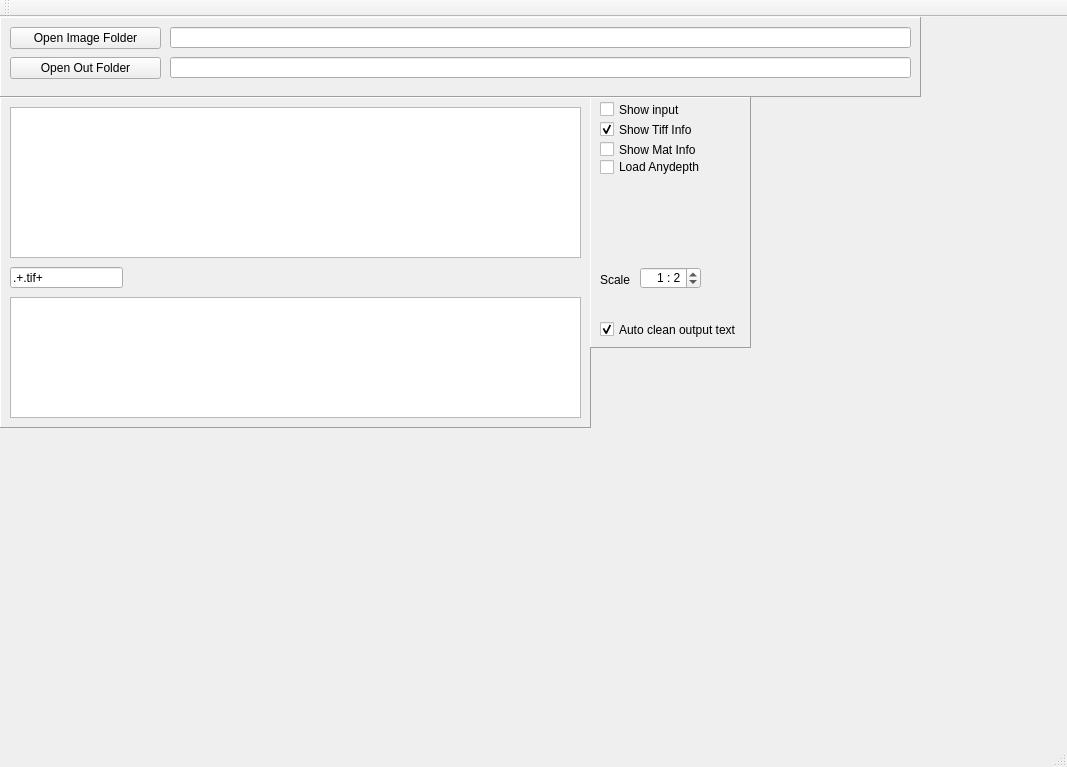
<?xml version="1.0" encoding="UTF-8"?>
<ui version="4.0">
 <class>MainWindow</class>
 <widget class="QMainWindow" name="MainWindow">
  <property name="geometry">
   <rect>
    <x>0</x>
    <y>0</y>
    <width>1067</width>
    <height>767</height>
   </rect>
  </property>
  <property name="windowTitle">
   <string>MainWindow</string>
  </property>
  <widget class="QWidget" name="centralWidget">
   <widget class="QFrame" name="frameFolder">
    <property name="geometry">
     <rect>
      <x>0</x>
      <y>0</y>
      <width>921</width>
      <height>80</height>
     </rect>
    </property>
    <property name="frameShape">
     <enum>QFrame::Panel</enum>
    </property>
    <property name="frameShadow">
     <enum>QFrame::Raised</enum>
    </property>
    <widget class="QLineEdit" name="lineEditOutFolder">
     <property name="geometry">
      <rect>
       <x>170</x>
       <y>40</y>
       <width>741</width>
       <height>21</height>
      </rect>
     </property>
    </widget>
    <widget class="QLineEdit" name="lineEditImageFolder">
     <property name="geometry">
      <rect>
       <x>170</x>
       <y>10</y>
       <width>741</width>
       <height>21</height>
      </rect>
     </property>
    </widget>
    <widget class="QPushButton" name="pushButtonOpenImageFolder">
     <property name="geometry">
      <rect>
       <x>10</x>
       <y>10</y>
       <width>151</width>
       <height>22</height>
      </rect>
     </property>
     <property name="text">
      <string>Open Image Folder</string>
     </property>
    </widget>
    <widget class="QPushButton" name="pushButtonOpenOutFolder">
     <property name="geometry">
      <rect>
       <x>10</x>
       <y>40</y>
       <width>151</width>
       <height>22</height>
      </rect>
     </property>
     <property name="text">
      <string>Open Out Folder</string>
     </property>
    </widget>
   </widget>
   <widget class="QFrame" name="frameFiles">
    <property name="geometry">
     <rect>
      <x>0</x>
      <y>80</y>
      <width>591</width>
      <height>331</height>
     </rect>
    </property>
    <property name="frameShape">
     <enum>QFrame::Panel</enum>
    </property>
    <property name="frameShadow">
     <enum>QFrame::Raised</enum>
    </property>
    <widget class="QLineEdit" name="lineEditRegexImageFile">
     <property name="geometry">
      <rect>
       <x>10</x>
       <y>170</y>
       <width>113</width>
       <height>21</height>
      </rect>
     </property>
     <property name="text">
      <string>.+.tif+</string>
     </property>
    </widget>
    <widget class="QListWidget" name="listWidgetImageFiles">
     <property name="geometry">
      <rect>
       <x>10</x>
       <y>10</y>
       <width>571</width>
       <height>151</height>
      </rect>
     </property>
    </widget>
    <widget class="QTextEdit" name="textEditOut">
     <property name="geometry">
      <rect>
       <x>10</x>
       <y>200</y>
       <width>571</width>
       <height>121</height>
      </rect>
     </property>
    </widget>
   </widget>
   <widget class="QFrame" name="frameMode">
    <property name="geometry">
     <rect>
      <x>590</x>
      <y>80</y>
      <width>161</width>
      <height>251</height>
     </rect>
    </property>
    <property name="frameShape">
     <enum>QFrame::Panel</enum>
    </property>
    <property name="frameShadow">
     <enum>QFrame::Raised</enum>
    </property>
    <widget class="QCheckBox" name="checkBoxShowInput">
     <property name="geometry">
      <rect>
       <x>10</x>
       <y>0</y>
       <width>141</width>
       <height>25</height>
      </rect>
     </property>
     <property name="text">
      <string>Show input</string>
     </property>
     <property name="checked">
      <bool>false</bool>
     </property>
    </widget>
    <widget class="QLabel" name="labelScaleBase">
     <property name="geometry">
      <rect>
       <x>10</x>
       <y>170</y>
       <width>61</width>
       <height>25</height>
      </rect>
     </property>
     <property name="text">
      <string>Scale</string>
     </property>
    </widget>
    <widget class="QCheckBox" name="checkBoxShowTiffInfo">
     <property name="geometry">
      <rect>
       <x>10</x>
       <y>20</y>
       <width>141</width>
       <height>25</height>
      </rect>
     </property>
     <property name="text">
      <string>Show Tiff Info</string>
     </property>
     <property name="checked">
      <bool>true</bool>
     </property>
    </widget>
    <widget class="QCheckBox" name="checkBoxShowMatInfo">
     <property name="geometry">
      <rect>
       <x>10</x>
       <y>40</y>
       <width>141</width>
       <height>25</height>
      </rect>
     </property>
     <property name="text">
      <string>Show Mat Info</string>
     </property>
    </widget>
    <widget class="QCheckBox" name="checkBoxAutocleanOut">
     <property name="geometry">
      <rect>
       <x>10</x>
       <y>220</y>
       <width>141</width>
       <height>25</height>
      </rect>
     </property>
     <property name="text">
      <string>Auto clean output text</string>
     </property>
     <property name="checked">
      <bool>true</bool>
     </property>
    </widget>
    <widget class="QCheckBox" name="checkBoxLoadAnydepth">
     <property name="geometry">
      <rect>
       <x>10</x>
       <y>60</y>
       <width>141</width>
       <height>20</height>
      </rect>
     </property>
     <property name="text">
      <string>Load Anydepth</string>
     </property>
     <property name="checked">
      <bool>false</bool>
     </property>
    </widget>
    <widget class="QDoubleSpinBox" name="doubleSpinBoxImageScale">
     <property name="geometry">
      <rect>
       <x>50</x>
       <y>170</y>
       <width>61</width>
       <height>22</height>
      </rect>
     </property>
     <property name="alignment">
      <set>Qt::AlignRight|Qt::AlignTrailing|Qt::AlignVCenter</set>
     </property>
     <property name="prefix">
      <string>1 : </string>
     </property>
     <property name="decimals">
      <number>0</number>
     </property>
     <property name="minimum">
      <double>1.000000000000000</double>
     </property>
     <property name="maximum">
      <double>8.000000000000000</double>
     </property>
     <property name="value">
      <double>2.000000000000000</double>
     </property>
    </widget>
   </widget>
  </widget>
  <widget class="QMenuBar" name="menuBar">
   <property name="geometry">
    <rect>
     <x>0</x>
     <y>0</y>
     <width>1067</width>
     <height>21</height>
    </rect>
   </property>
  </widget>
  <widget class="QToolBar" name="mainToolBar">
   <attribute name="toolBarArea">
    <enum>TopToolBarArea</enum>
   </attribute>
   <attribute name="toolBarBreak">
    <bool>false</bool>
   </attribute>
  </widget>
  <widget class="QStatusBar" name="statusBar"/>
 </widget>
 <layoutdefault spacing="6" margin="11"/>
 <resources/>
 <connections/>
</ui>
